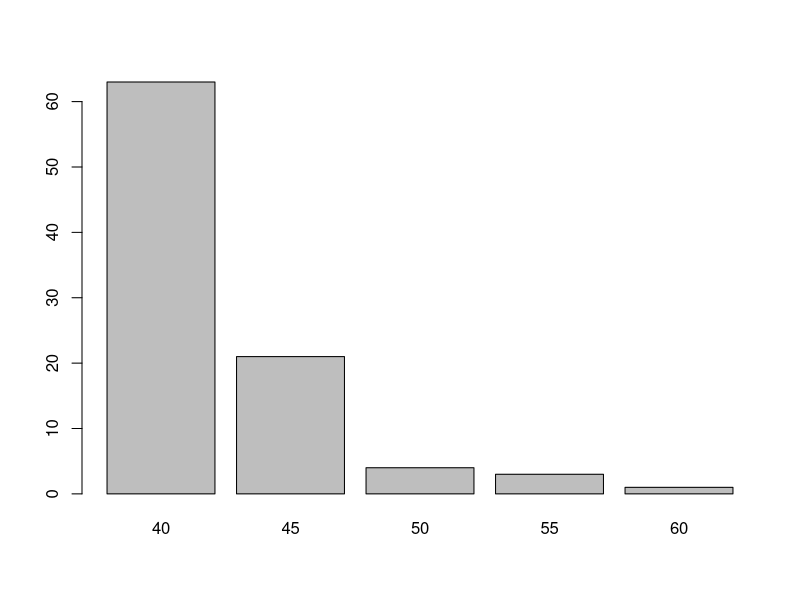
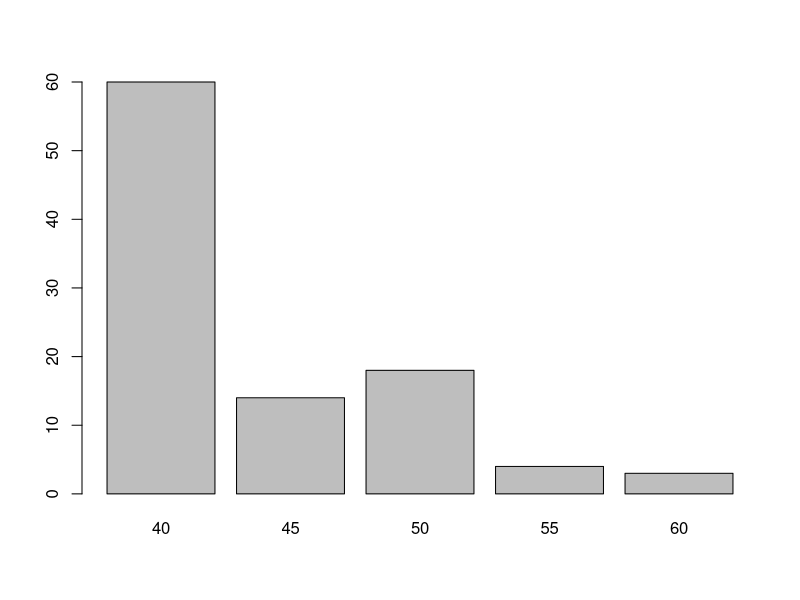
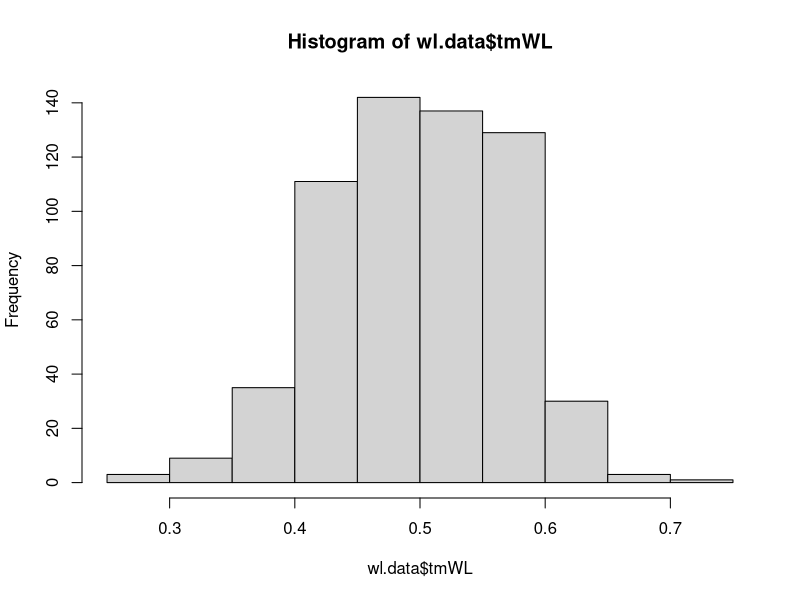
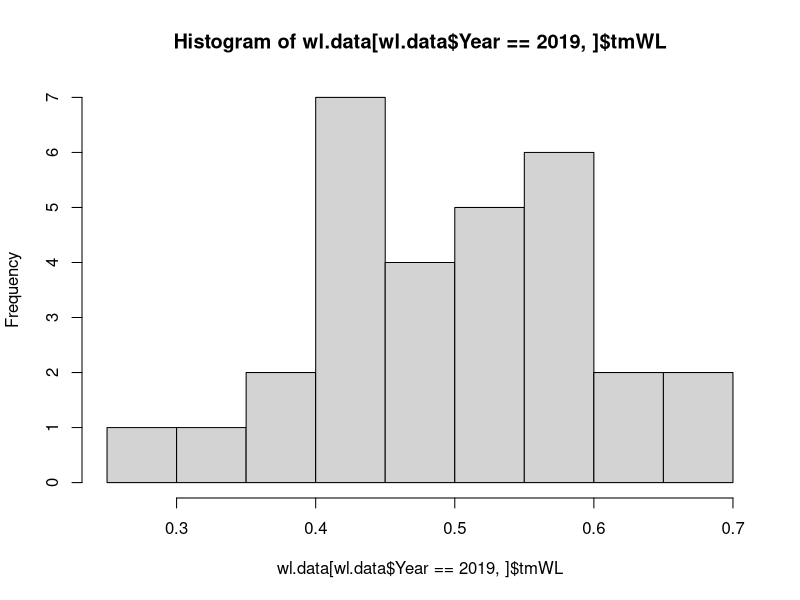
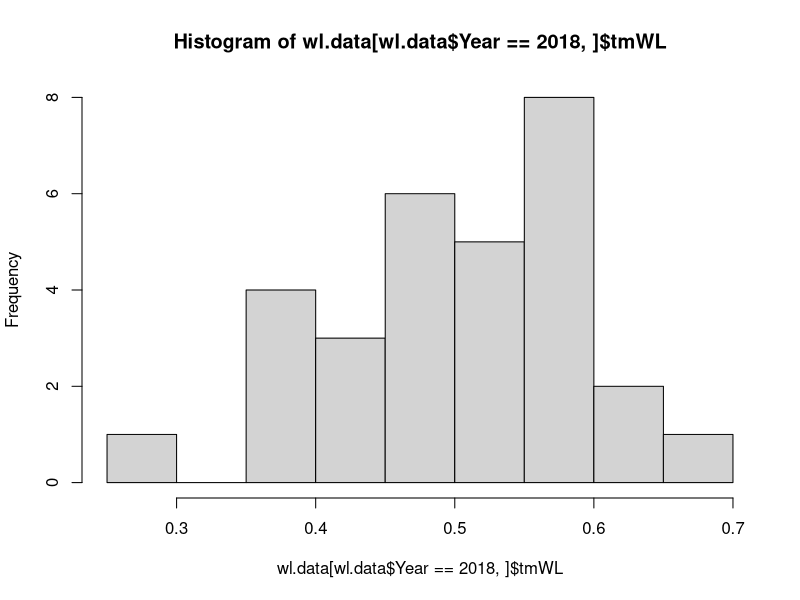
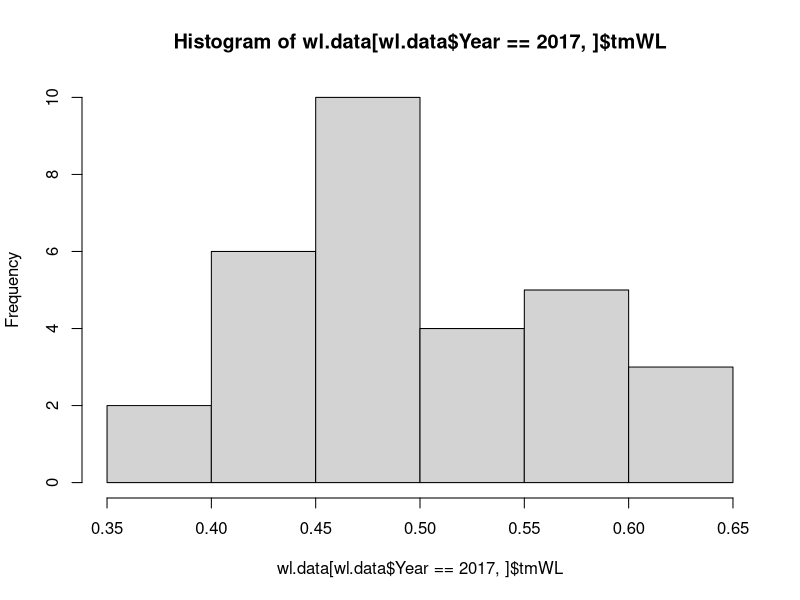
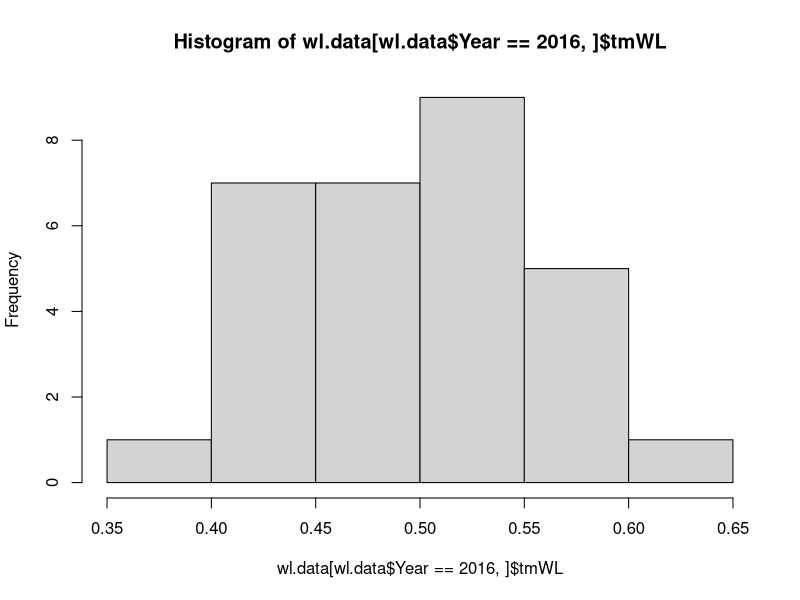
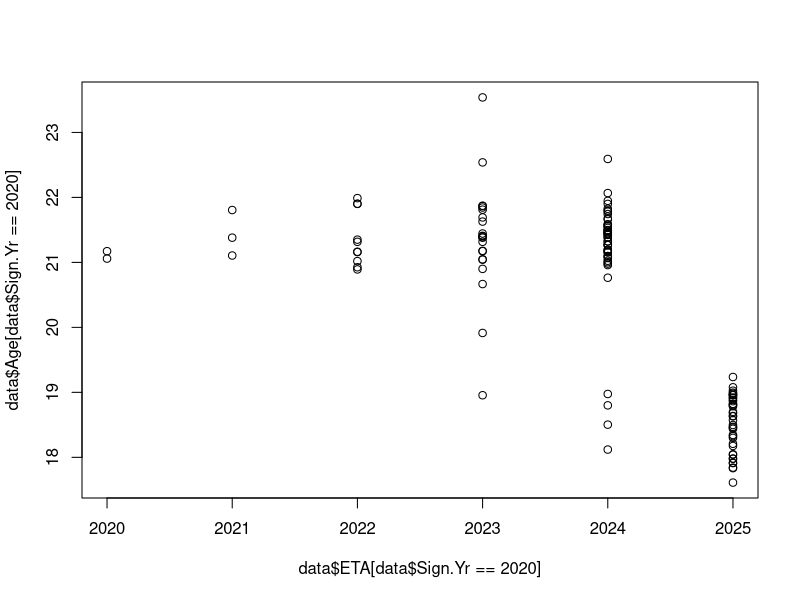

These charts were generated, in order, by the following R code:
data <- read.csv("prospect_data/total-board-data.csv")

# How big is the board?

lengths(data)

# How many prospects per draft?
picks_2020 <- data[data$Sign.Mkt == "Draft" & data$Sign.Yr == 2020,]
lengths(picks_2020)[1]; 124 / 30  # There are 124 from 2020 - not all have signed yet, though, and the draft was smaller

picks_2019 <- data[data$Sign.Mkt == "Draft" & data$Sign.Yr == 2019,]
lengths(picks_2019)[1]; 184 / 30  # There are 184 from 2019

picks_2018 <- data[data$Sign.Mkt == "Draft" & data$Sign.Yr == 2018,]
lengths(picks_2018)[1]; 174 / 30  # There are 174 in 2018 - expected, because some drop out

# What proportion of prospects are from J2 vs. the Draft?

table(data$Sign.Mkt)
print("From J2: "); 472 / (831 + 472)
print("From Draft: "); 831 / (831 + 472)

831/472
6 / 3.5

# FV Distribution for J2 signings

prop.table(table(data$FV[data$Sign.Mkt == "J2"]))

# What is the FV distribution for a draft year?

# 2019
picks_2019$new.FV <- strtoi(gsub("+", "", picks_2019$FV))
table(picks_2019$new.FV)
prop.table(table(picks_2019$new.FV))
barplot(table(picks_2019$new.FV))

# 2018
picks_2018$new.FV <- strtoi(gsub("+", "", picks_2018$FV))
table(picks_2018$new.FV)
prop.table(table(picks_2018$new.FV))
barplot(table(picks_2018$new.FV))

# What are the FVs for each draft slot, assuming a draft of 180 players?
# Using figures from 2019 draft

.0109 * 180  # Top two are 60
.0326 * 180  # Next 6 are 55
.0435 * 180  # Next 8 are 50
.2283 * 180  # Next 41 are 45
.6848 * 180  # Next 123 are 40
2 + 6 + 8 + 41 + 123

# How many prospects are pitchers vs. hitters?

prop.table(table(data$Pos))
.100 + .393  # Pitchers - it's about evenly split

# What's the distribution of WL%?

wl.data <- read.csv("total.csv")
hist(wl.data$tmWL)

# Per year - it's pretty erratic
hist(wl.data[wl.data$Year == 2019,]$tmWL)
hist(wl.data[wl.data$Year == 2018,]$tmWL)
hist(wl.data[wl.data$Year == 2017,]$tmWL)
hist(wl.data[wl.data$Year == 2016,]$tmWL)

# What are the cut-off values for the important draft picks?

quantile(wl.data$tmWL, probs = c(2/30, 8/30, 16/30, (57 - 30)/30))

# What's the ETA of prospects when they're signed?

prop.table(table(data$ETA[data$Sign.Yr == 2020]))
prop.table(table(data$ETA[data$Sign.Yr == 2019]))
prop.table(table(data$ETA[data$Sign.Yr == 2018]))

plot(data$ETA[data$Sign.Yr == 2020], data$Age[data$Sign.Yr == 2020])

prop.table(table(data$ETA[data$Sign.Yr == 2020 & data$Age < 20]))  # Age < 20
prop.table(table(data$ETA[data$Sign.Yr == 2020 & data$Age >= 20]))  # Age < 20

# What are the ages of draft prospects?

hist(data$Age[data$Sign.Mkt == "Draft" & data$Sign.Yr == 2020])

# What do the J2 prospects look like?

hist(data$Age[data$Sign.Mkt == "J2" & data$Sign.Yr == 2019])  # Almost all age 17
prop.table(table(data$new.FV[data$Sign.Yr == 2019]))

# What does ETA look like for the whole board?
barplot(table(data$ETA))
